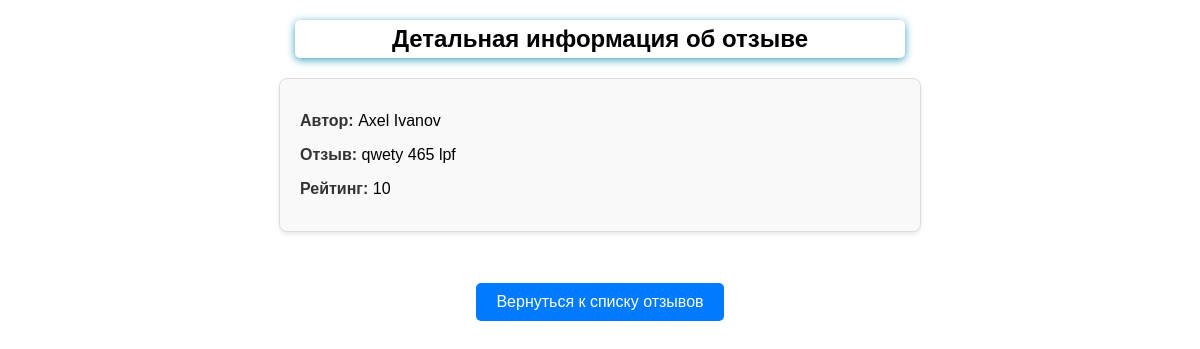
Page /detail/1/ on the committed database.
### feedback/models.py (models this page shows)
class Feedback(models.Model):
    name = models.CharField(max_length=20, validators=[MinLengthValidator(2)])
    surname = models.CharField(max_length=20, validators=[MinLengthValidator(2)])
    feedback = models.TextField()
    rating = models.PositiveIntegerField(
        validators=[MinValueValidator(1), MaxValueValidator(10)]
    )

### feedback/views.py (the view)
# urls.py: path('detail/<int:pk>/', DetailFeedBackView.as_view(), name='detail_feedback'),
class DetailFeedBackView(DetailView):
    template_name = 'feedback/detail_feedback.html'
    model = Feedback

### feedback/templates/feedback/detail_feedback.html (shortened to what this page needs)
{% extends 'feedback/base.html' %}
{% load static %}
{% block content %}
    <link rel="stylesheet" href="{% static 'feedback/styles.css' %}">
    <h2>Детальная информация об отзыве</h2>
    <div class="feedback-detail">
        <p><strong>Автор:</strong> {{ feedback.name }} {{ feedback.surname }}</p>
        <p><strong>Отзыв:</strong> {{ feedback.feedback }}</p>
        <p><strong>Рейтинг:</strong> {{ feedback.rating }}</p>
    </div>
    <div class="button-container">
        <a href="{% url 'list_feedback' %}" class="button">Вернуться к списку отзывов</a>
    </div>
{% endblock %}

### feedback/static/feedback/forms.css (style rules this page uses)
body { margin: 0; font-family: Sans-Serif; }
h2 { width:50%; margin: 20px auto 5px; text-align: center; padding: 5px; border-radius: 5px; box-shadow: 0 2px 8px #3ca3c1; }

### feedback/static/feedback/styles.css (style rules this page uses)
.feedback-detail { background-color: #f9f9f9; padding: 20px; border: 1px solid #ddd; border-radius: 8px; max-width: 600px; margin: 20px auto; box-shadow: 0 2px 4px rgba(0, 0, 0, 0.1); }
.feedback-detail p { margin: 10px 0; font-size: 16px; line-height: 1.5; }
.feedback-detail strong { color: #333; }
.button-container { display: flex; justify-content: center; align-items: center; height: 100px; }
.button { display: inline-block; padding: 10px 20px; background-color: #007bff; color: white; text-decoration: none; border-radius: 5px; font-size: 16px; transition: background-color 0.3s ease; }

### rows in the picture
Feedback: name "Axel", surname "Ivanov", feedback "qwety 465 lpf", rating "10"
